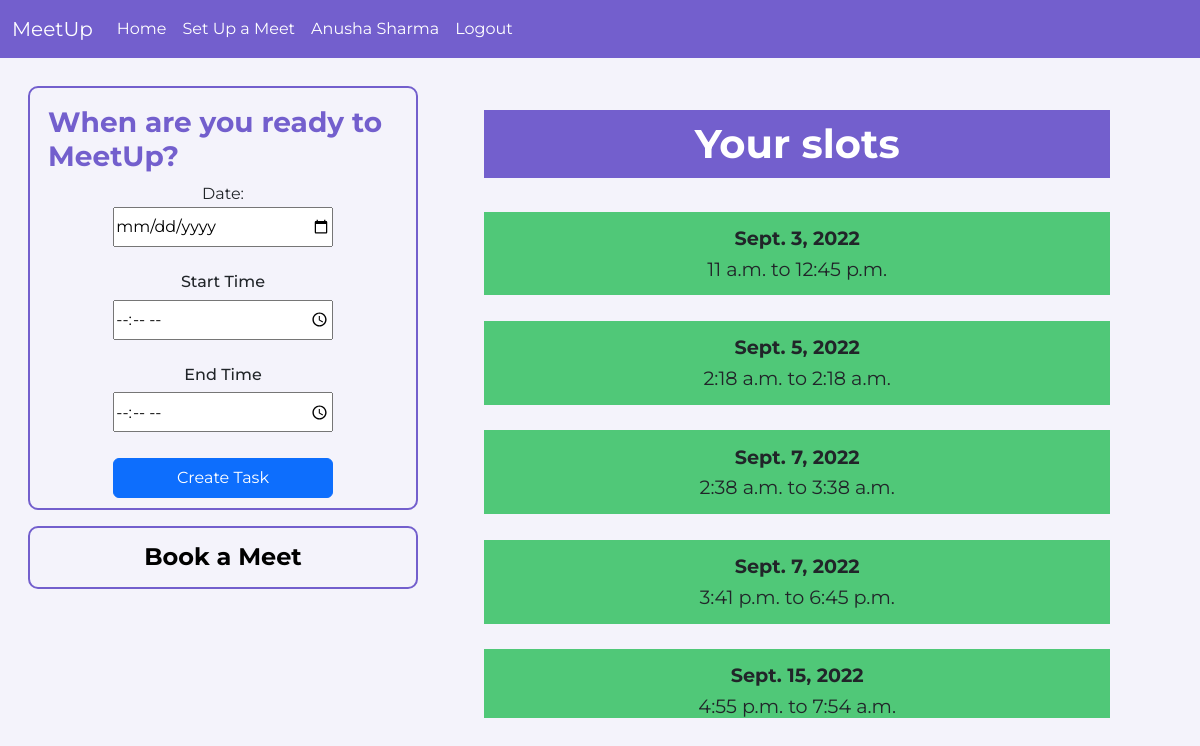
/home (signed in), run on the app's committed database.
### meetup/models.py (models this page shows, shortened)
class User(AbstractUser):
    fullname = models.TextField(blank=False)

class Slot(models.Model):
    admin = models.ForeignKey(User, on_delete=models.CASCADE, related_name="creator")
    public = models.ForeignKey(User, on_delete=models.CASCADE, related_name="meeter", blank=True, null=True)
    title = models.TextField(blank=True)
    starttime = models.TimeField()
    endtime = models.TimeField()
    date = models.DateField()
    booked = models.BooleanField(default=False)

### meetup/views.py (the view)
# urls.py: 2. Add a URL to urlpatterns:  path('', views.home, name='home')
def home(request):
    now = datetime.now()
    if request.user.is_authenticated:
        slots = Slot.objects.filter(admin=request.user)
        slots = slots.order_by('date')
    else:
        slots = "Login to create a meeting slot."
    return render(request, "meetup/home.html", {
        "slots": slots,
        "now": now
    })

### meetup/templates/meetup/home.html (shortened to what this page needs)
{% extends 'meetup/layout.html' %}
{%load static%}
{% block body %}
{% if user.is_authenticated %}
<div id="box1">
    <div class="scheduleform">
        <form action="{% url 'create_slot' %}" name="create-slot-form" class="create-slot-form" method="POST">
            <h4>When are you ready to MeetUp?</h4>
            <label for="slot-date">Date: </label>
            <input type="date" id="slot-date" name="slot-date"><br>
            <h6>Start Time</h6>
            <input type="time" id="start-time" name="start-time"><br>
            <h6>End Time</h6>
            <input type="time" id="end-time" name="end-time">
            <br>
            <input id="create-task" type="submit" value="Create Task" class="btn btn-primary" />
        </form>
        <div class="book-btn">
            <a href="{% url 'setup' %}">Book a Meet</a>
        </div>
    </div>
    <div class="slots">
        <h1 class="heading"> Your slots </h1><br>
        {% if slots %}
        {% for slot in slots %}
        {% if now > slot.endtime %}
        <div class="slot past-slot ">
            <strong>{{ slot.date }}</strong> <br>
            {{slot.starttime}} to {{slot.endtime}}
        </div><br>
        {% else %}
        {% if slot.booked %}
        <div class=" slot booked-slot">
            <strong>{{ slot.date }}</strong> <br>
            {{slot.starttime}} to {{slot.endtime}}
            <button>Cancel</button>
        </div><br>
        {% else %}
        <div class=" slot unbooked-slot">
            <strong>{{ slot.date }}</strong><br>
            {{slot.starttime}} to {{slot.endtime}}
        </div><br>
        {% endif %}
        {% endif %}
        {% endfor %}
        {% else %}
        <h1>You dont have any meeting slots yet. <br> <a href="{% url 'create_slot' %}">Create a slot</a> or <a
                href="{% url 'setup' %}"> set up a meet</a></h1>
        {% endif %}
    </div>
</div>
{% else %}
<center>
    <h1><a href="{% url 'login_view' %}">Login</a> to set up meetings</h1>
</center>
{% endif %}
{% endblock %}

### meetup/templates/meetup/layout.html (shortened to what this page needs)
{% load static %}
<!DOCTYPE html>
<html lang="en">
<head>
    <link href="https://cdn.jsdelivr.net/npm/bootstrap@5.2.0/dist/css/bootstrap.min.css" rel="stylesheet"
>
    <link href="{% static 'meetup/styles.css' %}" rel="stylesheet">
</head>
<body>
        <div class="nb">
            <nav class="navbar navbar-expand-lg navbar-dark ">
                <div class="container-fluid nav-container">
                    <a class="navbar-brand" href="#">MeetUp</a>
                    <div class="collapse navbar-collapse" id="navbarSupportedContent">
                        <ul class="navbar-nav me-auto mb-2 mb-lg-0">
                            {% if user.is_authenticated %}
                                <li class="nav-item">
                                    <a class="nav-link active" aria-current="page" href="{% url 'home' %}">Home</a>
                                </li>
                                <li class="nav-item">
                                    <a class="nav-link active" aria-current="page" href="{% url 'setup' %}">Set Up a Meet</a>
                                </li>
                                <li class="nav-item">
                                    <a class="nav-link active" aria-current="page" href="#">{{ user.fullname }}</a>
                                </li>
                                <li class="nav-item">
                                    <a class="nav-link active" aria-current="page" href="{% url 'logout_view' %}">Logout</a>
                                </li>
                            {% endif %}
                        </ul>
                    </div>
                </div>
            </nav>
        </div>
    {% block body %}
    {% endblock %}
</body>
</html>

### meetup/static/meetup/styles.css (style rules this page uses)
* { margin: 0; font-family: 'Montserrat', sans-serif; box-sizing: border-box; }
body { display: flex; flex-direction: column; min-height: 100vh; line-height: 1.6; background-color: #f4f3fb; }
.navbar { background-color: #735fcd; }
h4, h5 { font-weight: 500; }
h4 { font-size: 28px; }
.create-slot-form, .book-btn { padding: 10px; margin:2%; border: 2px solid #735fcd; border-radius: 10px; display:flex; flex-direction: column; align-items: center; justify-content: center; }
.book-btn { font-weight: 700; font-size: 1.5rem; color: black; text-decoration: none; }
.book-btn a { text-decoration: none; cursor: pointer; color: inherit; }
.create-slot-form input { min-width: 60%; min-height: 2.5rem; }
.create-slot-form h4 { color: #735fcd; font-weight: 700; margin: 0.5rem; }
.slots { display: flex; flex-direction: column; justify-content: center; align-items: center; }
.slots .heading { margin-top: 2rem; text-align: center; min-width:90%; background-color:#735fcd; color: white; padding:10px 0; font-weight: 700; }
.slots .slot { min-width: 90%; padding: 0.7rem 0; font-size: 1.2rem; text-align: center; background-color: #50C878; }

### meetup/templates/meetup/home.html (style rules this page uses)
#box1 { display: flex; padding: 20px; height: 680px; }
.scheduleform { margin: 20 0; width: 35%; display: flex; flex-direction: column; }
.slots { border-radius: 10px; margin: 0 2%; width: 60%; display: flex; flex-direction: column; justify-content: flex-start; overflow-y: scroll; }

### data on the page
User: fullname "Anusha Sharma"
Slot: date "Sept. 3, 2022", starttime "11 a.m.", endtime "12:45 p.m."
Slot: date "Sept. 5, 2022", starttime "2:18 a.m.", endtime "2:18 a.m."
Slot: date "Sept. 7, 2022", starttime "2:38 a.m.", endtime "3:38 a.m."
Slot: date "Sept. 7, 2022", starttime "3:41 p.m.", endtime "6:45 p.m."
Slot: date "Sept. 15, 2022", starttime "4:55 p.m.", endtime "7:54 a.m."
